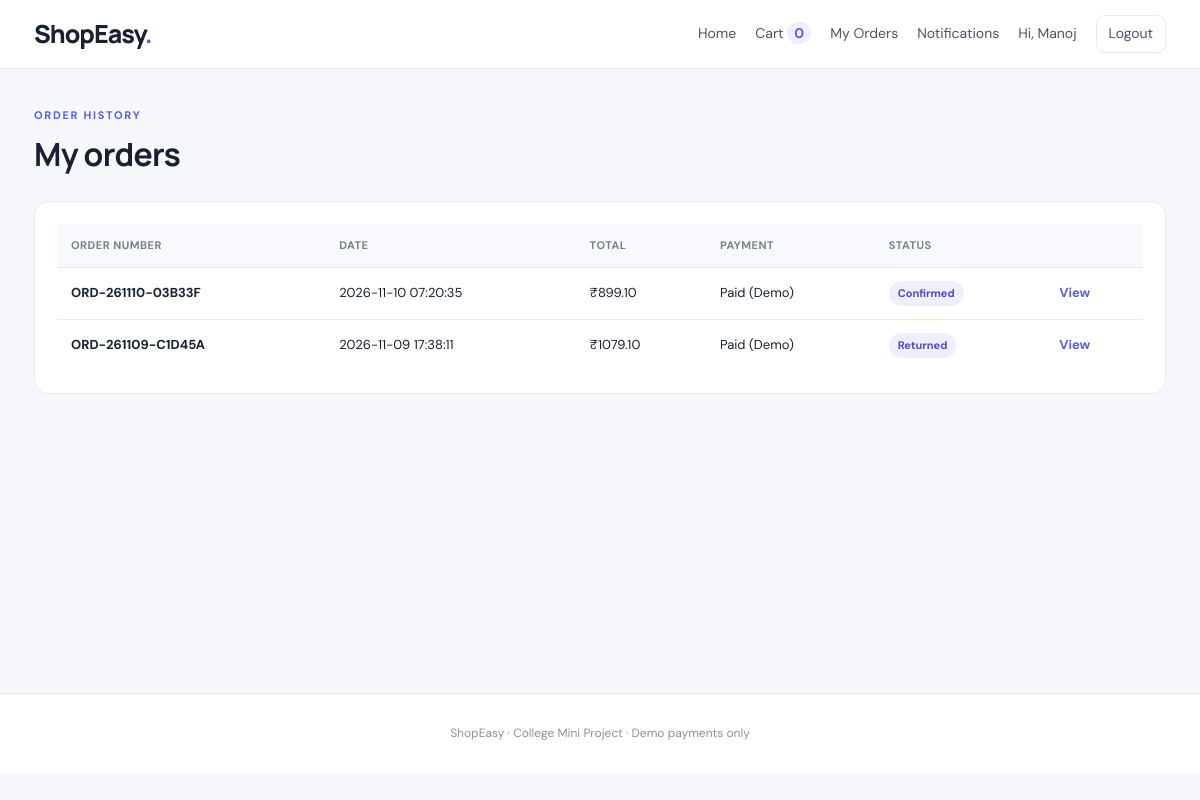
/orders (signed in), run on the app's committed database.
### tables this page shows
CREATE TABLE orders(id INTEGER PRIMARY KEY AUTOINCREMENT, order_number TEXT UNIQUE NOT NULL, user_id INTEGER NOT NULL, customer_name TEXT NOT NULL, address TEXT NOT NULL, payment_method TEXT NOT NULL, payment_status TEXT NOT NULL, subtotal REAL NOT NULL, discount REAL NOT NULL, total REAL NOT NULL, status TEXT NOT NULL DEFAULT 'Confirmed', created_at TEXT NOT NULL, assigned_agent_id INTEGER REFERENCES users(id), handed_over_at TEXT, delivered_at TEXT, FOREIGN KEY(user_id) REFERENCES users(id));

### app.py (the view)
@app.route('/orders')
@login_required
def orders():
    conn=get_db(); rows=conn.execute('SELECT * FROM orders WHERE user_id=? ORDER BY id DESC',(session['user_id'],)).fetchall(); conn.close()
    return render_template('orders.html',orders=rows)

### app.py (called while the page is built)
def csrf_token():
    if '_csrf' not in session:
        session['_csrf'] = secrets.token_urlsafe(32)
    return session['_csrf']

@app.context_processor
def inject_globals():
    return {'cart_count': sum(int(q) for q in session.get('cart', {}).values()), 'csrf_token': csrf_token,
            'return_window_days': RETURN_WINDOW_DAYS, 'razorpay_key_id': os.environ.get('RAZORPAY_KEY_ID')}

@app.before_request
def protect_post_requests():
    if request.method == 'POST':
        supplied = request.form.get('_csrf_token', '') or request.headers.get('X-CSRF-Token', '')
        expected = session.get('_csrf', '')
        if not supplied or not expected or not hmac.compare_digest(supplied, expected):
            abort(400, description='Security token missing or expired. Refresh the page and try again.')

def get_db():
    conn = sqlite3.connect(DB_PATH, timeout=15)
    conn.row_factory = sqlite3.Row
    conn.execute('PRAGMA foreign_keys=ON')
    return conn

def login_required(fn):
    @wraps(fn)
    def wrapper(*a, **kw):
        if 'user_id' not in session:
            flash('Please log in to continue.', 'warning'); return redirect(url_for('login'))
        return fn(*a, **kw)
    return wrapper

### templates/orders.html
{% extends "base.html" %}{% block title %}Orders | ShopEasy{% endblock %}{% block content %}<div class="page-heading"><p class="eyebrow">ORDER HISTORY</p><h1>{% if session.get('role')=='admin' %}All orders{% else %}My orders{% endif %}</h1></div>{% if orders %}<div class="panel table-wrap"><table><thead><tr><th>Order number</th><th>Date</th><th>Total</th><th>Payment</th><th>Status</th><th></th></tr></thead><tbody>{% for o in orders %}<tr><td><strong>{{ o.order_number }}</strong></td><td>{{ o.created_at }}</td><td>₹{{ "%.2f"|format(o.total) }}</td><td>{{ o.payment_status }}</td><td><span class="status-pill">{{ o.status }}</span></td><td><a class="table-link" href="{{ url_for('order_detail',order_id=o.id) }}">View</a></td></tr>{% endfor %}</tbody></table></div>{% else %}<div class="empty-state"><div>📦</div><h2>No orders yet</h2><p>Your placed orders will appear here.</p><a class="btn btn-primary" href="{{ url_for('index') }}">Start shopping</a></div>{% endif %}{% endblock %}

### static/style.css (style rules this page uses)
:root { --ink:#17212f;--muted:#697586;--line:#e6eaf0;--bg:#f7f8fb;--primary:#5b5ce2;--primary-dark:#4647c6;--red:#c24141 }
* { box-sizing:border-box }
body { margin:0;background:var(--bg);color:var(--ink);font:15px/1.55 'DM Sans',Arial,sans-serif }
a { color:inherit;text-decoration:none }
.eyebrow { font-size:11px;letter-spacing:1.7px;font-weight:700;color:var(--primary);margin:0 0 8px }
.section-head h2,.page-heading h1 { font:700 28px Manrope,sans-serif;letter-spacing:-.7px;margin:0 }
.page-heading { margin:10px 0 25px }
.page-heading h1 { font-size:32px;margin-bottom:5px }
.panel,.summary-card { background:white;border:1px solid var(--line);border-radius:14px;padding:22px }
.status-pill { display:inline-block;background:#eeeeff;color:#4b4cc6;padding:4px 9px;border-radius:20px;font-size:11px;font-weight:700;white-space:nowrap }
table { border-collapse:collapse;width:100%;font-size:13px }
th { text-align:left;color:#778092;font-size:11px;text-transform:uppercase;letter-spacing:.5px;background:#f8f9fc }
th,td { padding:13px 14px;border-bottom:1px solid var(--line);vertical-align:middle }
tr:last-child td { border-bottom:0 }
.table-wrap { overflow-x:auto }
.table-link { color:var(--primary);font-weight:700 }

### data on the page
orders: order_number "ORD-261110-03B33F", created_at "2026-11-10 07:20:35", total "899.10", payment_status "Paid (Demo)", status "Confirmed"
orders: order_number "ORD-261109-C1D45A", created_at "2026-11-09 17:38:11", total "1079.10", payment_status "Paid (Demo)", status "Returned"

### other printed values
{{ cart_count }} "0"
{{ session.get('name') }} "Manoj"
